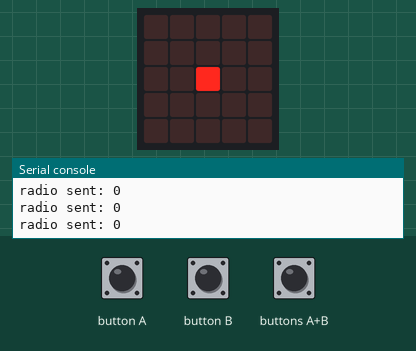
This program was run on a simulated BBC micro:bit (MakeCode). Shown: the board's 5×5 LED display, the last lines printed to the serial console. The inputs (shaded band) are chosen by the test bench. No radio messages arrive unless stated (any console line starting 'radio sent:' is added by the test bench).

Above: at 2.6 s.
2.7 s: buttons A+B pressed for 0.15 s
At 3.6 s:
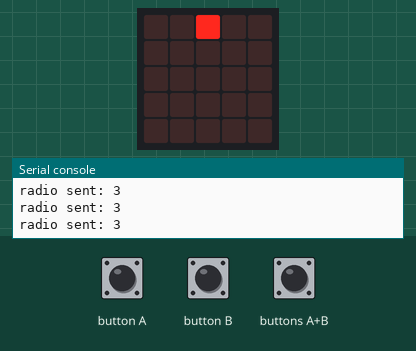
4.3 s: button A pressed for 0.15 s
At 4.42 s:
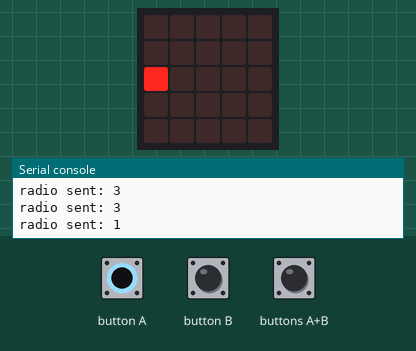
6.0 s: button B pressed for 0.15 s
At 6.17 s:
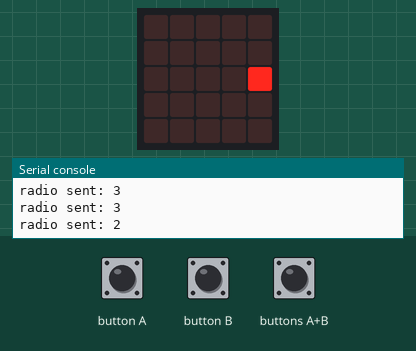
7.7 s: button B pressed for 3.2 s
12.4 s: button A pressed for 3.2 s
At 13.5 s:
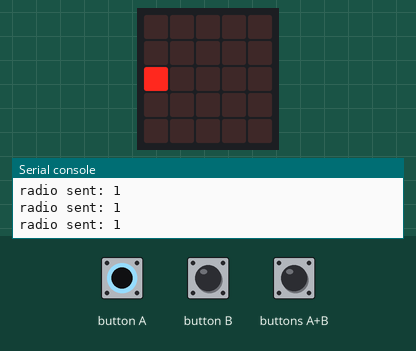
Timing chart, 0 to 15.4 s (numbered marks = the images above; inputs shaded):
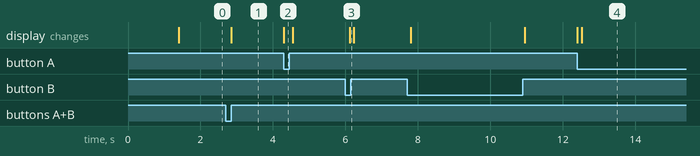

The program:

main.ts
```typescript
input.onButtonPressed(Button.AB, function () {
    if (aa == 0) {
        aa = 1
    } else {
        aa = 0
    }
})
let aa = 0
radio.setGroup(8)
aa = 0
basic.showLeds(`
    # # # . #
    # . . . .
    # . # . #
    # . # . #
    # # # . #
    `)
basic.pause(1000)
basic.forever(function () {
    basic.clearScreen()
    if (aa == 1) {
        if (input.buttonIsPressed(Button.A)) {
            radio.sendNumber(1)
            led.plot(0, 2)
        } else if (input.buttonIsPressed(Button.B)) {
            radio.sendNumber(2)
            led.plot(4, 2)
        } else {
            radio.sendNumber(3)
            led.plot(2, 0)
        }
    } else {
        radio.sendNumber(0)
        led.plot(2, 2)
    }
    basic.pause(100)
})
```

test.ts
```typescript
// 在這裡測試；當此封包作為擴充功能時，將不會編譯此內容。
```

Measured:
- after the input at 2.7 s, the display: changes after 0.15 s (image 1)
- after the input at 4.3 s, the display: changes at once (image 2)
- after the input at 6.0 s, the display: changes after 0.12 s (image 3)
